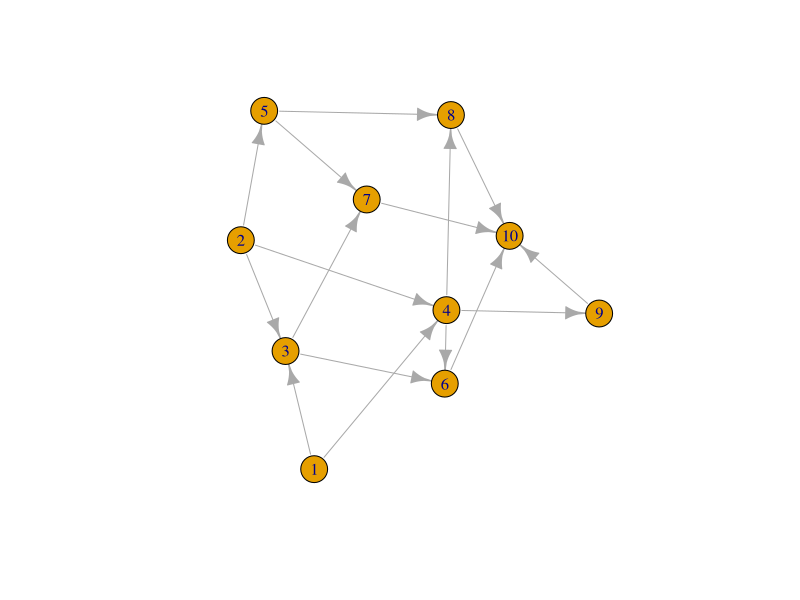

Write the R code that produced this figure.
# Homework 6
# Evan Johnston, eaj628

##################################################################
#Problem 1

# create weighted adjacency matrix
#      To: 1  2  3  4  5  6  7  8  9  10
# From: 1  0  0  3  2  0  0  0  0  0  0
#       2  0  0  4  2  4  0  0  0  0  0
#       3  0  0  0  0  0  3  2  0  0  0
#       4  0  0  0  0  0  4  0  2  5  0
#       5  0  0  0  0  0  0  2  2  0  0
#       6  0  0  0  0  0  0  0  0  0  3
#       7  0  0  0  0  0  0  0  0  0  4
#       8  0  0  0  0  0  0  0  0  0  2
#       9  0  0  0  0  0  0  0  0  0  3
#       10 0  0  0  0  0  0  0  0  0  0

# for simplicity, apply igraph package to aid in path calculation
require ("igraph")

adj_mat1<-matrix(c(0, 0, 3, 2, 0, 0, 0, 0, 0, 0,
                   0, 0, 4, 2, 4, 0, 0, 0, 0, 0,
                   0, 0, 0, 0, 0, 3, 2, 0, 0, 0,
                   0, 0, 0, 0, 0, 4, 0, 2, 5, 0,
                   0, 0, 0, 0, 0, 0, 2, 2, 0, 0,
                   0, 0, 0, 0, 0, 0, 0, 0, 0, 3,
                   0, 0, 0, 0, 0, 0, 0, 0, 0, 4,
                   0, 0, 0, 0, 0, 0, 0, 0, 0, 2,
                   0, 0, 0, 0, 0, 0, 0, 0, 0, 3,
                   0, 0, 0, 0, 0, 0, 0, 0, 0, 0), nrow=10, byrow=T)

# create graph object
network<-graph_from_adjacency_matrix(adj_mat1, mode="directed", weighted=T)
plot(network, layout=layout_nicely(network, dim = 2))

# all paths from 1 to 10
paths1<-all_simple_paths(network, 1, 10)

# shortest path from 1 to 10
spath1<-shortest_paths(network, 1, 10)
spath1
# weight of shortest path from 1 to 10
distances(network, 1, 10)

# all paths from 2 to 10
paths2<-all_simple_paths(network, 2, 10)

# shortest path from 2 to 10
spath2<-shortest_paths(network, 2, 10)
spath2
distances(network, 2, 10)

##################################################################
#Problem 2

years<-c(seq(1,6))
resales<-c(14000, 12000, 8000, 6000, 4000, 2000)
costs<-c(600, 1000, 1600, 2400, 3200, 4400)
values<-c(rep(0,6))
decisions<-c(rep(0,6))

# the only state in the problem is time
# note that there is no discounting in this problem
for (year in length(years):1){
  
  # owner will sell in year 7, thus there is no future operating cost
  if (year==length(years)){
    costChoices<-c(-resales[year]+costs[year], 0)
    value<-min(costChoices)
    decision<-which.min(costChoices)
  }else{
    # Bellman: Each year the choices are to sell or operate, goal is to minimize cost
    # V(t)=min[-resale(t)+cost(t), value(t+1)]
    costChoices<-c(-resales[year]+costs[year], values[year+1])
    value<-min(costChoices)
    decision<-which.min(costChoices)
  }
  #print (costChoices)
  
  # The minimum cost is chosen
  values[year]<-value
  
  # store decisions here
  decisions[year]<-decision
}

# Clearly the best decision is to sell the car as quickly as possible
#  as it continues to decrease in value and increases in cost every year.
#  Thus the decsion vector indicates selling is the best option in all
#  periods until the last (6) where is is more beneficial to wait as
#  selling still gives a negative value.
values
decisions

##################################################################
#Problem 3

# create matrix of net gains from traveling
# 1: Indianapolis [end]
# 2: Bloomington [start]
# 3: Chicago

#      To: 1      2       3 
# From: 1  120-0  160-50  170-20
#       2  120-50 160-0   170-70
#       3  120-20 160-70  170-0

travel<-matrix(c(120, 110, 150,
                 70, 160, 100,
                 100, 90, 170), nrow=3, byrow=T)

# states are time (days) and place (cities)
days<-4
cities<-3
names<-c("Ind", "Bloom", "Chic")

values<-matrix(NA, days, cities)
decisions<-matrix(NA, days, cities) 

# iterate time
for (t in 1:days){
  print(paste("t=",t))
  # iterate cities
  for (c in 1:cities){
    
    # At t=1, the salesperson must start at 2 (Bloom)
    if (t==1){
      choices<-travel[2,]
      value<-max(choices)
      decision<-which.max(choices)
      print(paste("from", names[2], "to", names[decision]))
    }  
    # At all other t, salesperson must arrive at the position at t+1
    #  for a given c
    if (t>1 & t<4){
      choices<-travel[decisions[t-1,c],]
      value<-max(choices)
      decision<-which.max(choices)
      print(paste("from", names[decision], "to", names[decisions[t-1,c]]))
    }
    # At end of the period salesperson must be at 1 (Indy)
    if (t==4){
      choices<-travel[decisions[t-1,c],1]
      value<-max(choices)
      decision<-which.max(choices)
      print(paste("from", names[decision], "to", names[1]))
    }
    print("choices")
    print(choices)
    print("decision")
    print(decision)
    print("")
    values[t,c]<-value
    decisions[t,c]<-decision
  }
}

values
decisions

